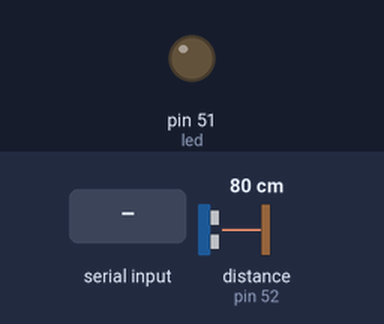
Bench run of a sketch on a simulated Arduino Mega 2560, built with avr-gcc and run on an emulated ATmega2560. On the bench: output pins drawn as LEDs (lit = HIGH). Wiring (inferred from the names in the program): ultrasonic range finder: trigger pin 53; echo pin 52. The inputs (shaded band) are chosen by the test bench; at power-on: distance to the obstacle (sensor on pin 52) 80 cm. The echo pulse lasts 58.3 µs per cm; pins used as bus, display or sensor lines are not drawn; what the sketch prints to the serial monitor is not drawn.

Above: at 1.2 s.
1.3 s: "e" received over Serial
At 1.8 s:
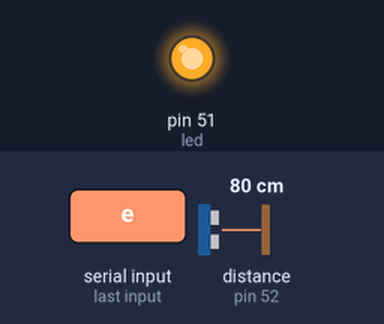
4.9 s: "a" received over Serial
At 6.1 s:
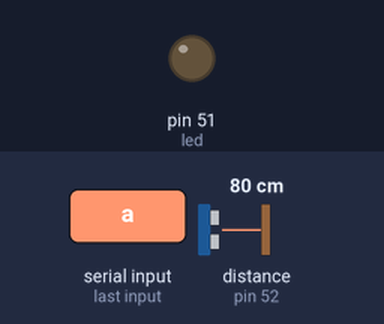
Timing chart, 0 to 7.9 s (numbered marks = the images above; inputs shaded):
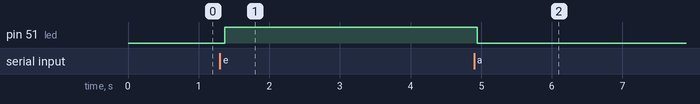

The sketch:

comunicacion_arduino_processing.ino
```cpp
const int Trigger = 53;   //Pin digital 2 para el Trigger del sensor
const int Echo = 52;   //Pin digital 3 para el echo del sensor
int led = 51;

int t = 0;
int d = 0;


void setup() {
  Serial.begin(9600);//iniciailzamos la comunicación
  pinMode(Trigger, OUTPUT); //pin como salida
  pinMode(Echo, INPUT);  //pin como entrada
  digitalWrite(Trigger, LOW);//Inicializamos el pin con 0
  pinMode(led, OUTPUT);
}


void loop() {
  if (Serial.available()) {
    char en = Serial.read();
    if (en == 'e') {
      digitalWrite(led, 1);
    }
    else if (en == 'a')
      digitalWrite(led, 0);
  }
  digitalWrite(Trigger, HIGH);
  delayMicroseconds(10);          //Enviamos un pulso de 10us
  digitalWrite(Trigger, LOW);
  t = pulseIn(Echo, HIGH); //obtenemos el ancho del pulso
  d = t / 59;           //escalamos el tiempo a una distancia en cm


  Serial.write(d);      //Enviamos serialmente el valor de la distancia
  delay(100);          //Hacemos una pausa de 100ms

}
```

Measured:
- after the input at 1.3 s, pin 51 (led): LOW → HIGH after 0.07 s
- after the input at 4.9 s, pin 51 (led): HIGH → LOW at once
